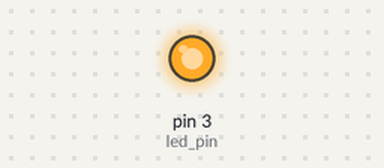
Simulated run of this program. Board: Raspberry Pi (header pin numbers). Parts: output pins drawn as LEDs (lit = HIGH).

Above: at 0.1 s.
Timing chart, 0 to 1.6 s (numbered marks = the images above):
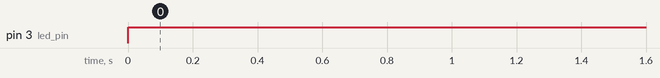

Measured:
- by itself, pin 3 (led_pin): LOW → HIGH at 0.00 s

The program:

01led.py
```python
#Importing Necessary Modules
import RPi.GPIO as GPIO
import time

#Raspberry pi terminal configuration
GPIO.setmode(GPIO.BOARD)

#Disabling all warning messages
GPIO.setwarnings(False)

#Assignming output pin number
led_pin=3

#Enabling the terminal pin on Raspberry
GPIO.setup(led_pin,GPIO.OUT)

#Function to turn on the bulb
while(1):
    GPIO.output(led_pin,1)
```
